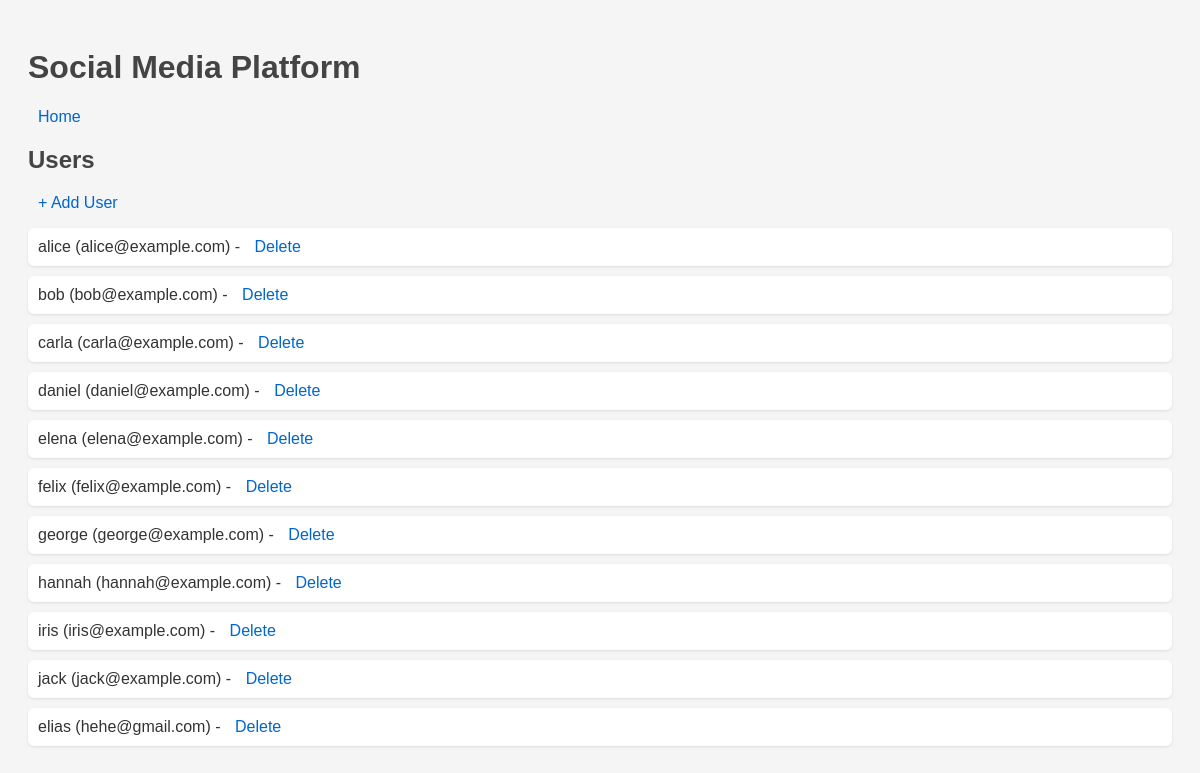
Screenshot of /users with the database file from the repository.
### models.py (models this page shows)
class User(db.Model):
    user_id = db.Column(db.Integer, primary_key=True)
    username = db.Column(db.String(50), nullable=False)
    email = db.Column(db.String(120), nullable=False, unique=True)
    posts = db.relationship('Post', back_populates='user', lazy=True)
    comments = db.relationship('Comment', back_populates='user', lazy=True)
    likes = db.relationship('Like', back_populates='user', lazy=True)
    interests = db.relationship('UserInterest', back_populates='user', lazy=True)
    followers = db.relationship('Follow', foreign_keys='Follow.followed_id', back_populates='followed', lazy=True)
    following = db.relationship('Follow', foreign_keys='Follow.follower_id', back_populates='follower', lazy=True)

### app.py (the view)
@app.route('/users')
def list_users():
    print("list_users loaded")
    users = User.query.all()
    return render_template('users.html', users=users)

### templates/users.html
{% extends 'base.html' %}
{% block content %}
<h2>Users</h2>
<a href="{{ url_for('create_user') }}">+ Add User</a>
<ul>
  {% for user in users %}
    <li>{{ user.username }} ({{ user.email }}) - <a href="{{ url_for('delete_user', user_id=user.user_id) }}">Delete</a></li>
  {% endfor %}
</ul>
{% endblock %}

### templates/base.html (shortened to what this page needs)
<!DOCTYPE html>
<html>
<head>
    <link rel="stylesheet" href="{{ url_for('static', filename='style.css') }}">
</head>
<body>
    <h1>Social Media Platform</h1>
    <a href="{{ url_for('index') }}">Home</a>
    {% block content %}{% endblock %}
</body>
</html>

### static/style.css (style rules this page uses)
body { font-family: Arial, sans-serif; background: #f5f5f5; color: #333; padding: 20px; }
h1, h2 { color: #444; }
a { color: #0066cc; text-decoration: none; margin: 0 10px; }
ul { list-style-type: none; padding: 0; }
li { background: #fff; padding: 10px; margin-bottom: 10px; border-radius: 6px; box-shadow: 0 1px 3px rgba(0,0,0,0.1); }

### rows the page displays
User: username "alice", email "alice@example.com"
User: username "bob", email "bob@example.com"
User: username "carla", email "carla@example.com"
User: username "daniel", email "daniel@example.com"
User: username "elena", email "elena@example.com"
User: username "felix", email "felix@example.com"
User: username "george", email "george@example.com"
User: username "hannah", email "hannah@example.com"
User: username "iris", email "iris@example.com"
User: username "jack", email "jack@example.com"
User: username "elias", email "hehe@gmail.com"
